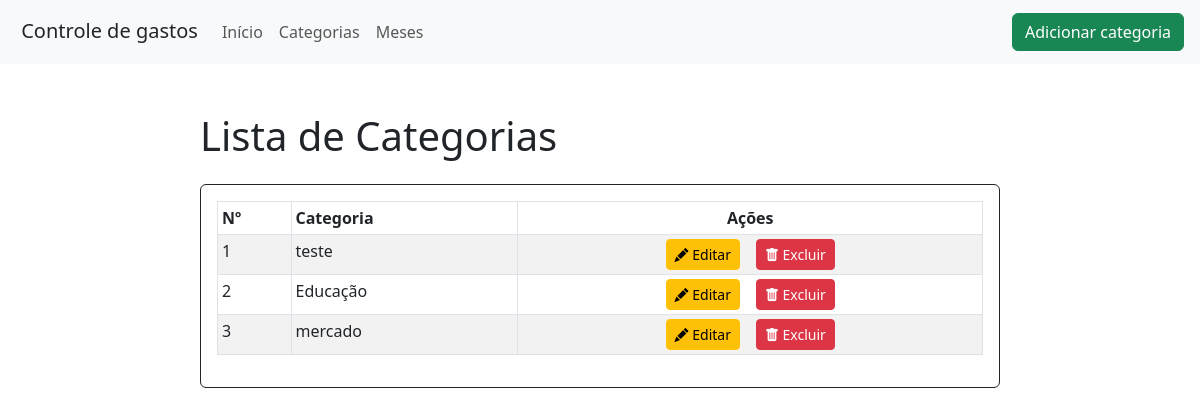
Screenshot of /categoria.php with the database file from the repository.
### tables this page shows
CREATE TABLE `lista_categoria` (
  `id_categoria` int(20) NOT NULL,
  `nome_categoria` varchar(150) NOT NULL,
  `gasto_categoria` decimal(10,2) NOT NULL,
  `numero_categoria` int(20) NOT NULL
);

### categoria.php (the view, shortened to what this page needs)
<?php
require_once('conexao.php');
$sql = "SELECT * FROM lista_categoria";
$categorias = mysqli_query($conn, $sql);
?>
<!DOCTYPE html>
<html lang="pt-BR">
<head>
    <link href="https://cdn.jsdelivr.net/npm/bootstrap@5.3.0/dist/css/bootstrap.min.css" rel="stylesheet">
    <link rel="stylesheet" href="https://cdn.jsdelivr.net/npm/bootstrap-icons@1.11.3/font/bootstrap-icons.min.css">
</head>
<body>
    <nav class="navbar navbar-expand-lg navbar-light bg-light" id="nav">
        <div class="container-fluid p-3 pb-1 pt-1 align-bottom justify-content-between">
            <a href="#nav" class="navbar-brand text-dark mb-0 h1">
                <span id="logo-title">Controle de gastos</span>
            </a>
            <div class="collapse navbar-collapse" id="navbar-collapse">
                <ul class="navbar-nav mr-auto">
                    <li class="nav-item active">
                        <a class="nav-link" href="index.php">Início</a>
                    </li>
                    <li class="nav-item">
                        <a class="nav-link" href="categoria.php">Categorias</a>
                    </li>
                    <li class="nav-item">
                        <a class="nav-link" href="meses.php">Meses</a>
                    </li>
                </ul>
            </div>
            <a href="categoria_create.php" class="btn btn-success">Adicionar categoria</a>
    </nav>
    <div class="container mt-5">
        <div class="d-flex justify-content-between align-items-center mb-4" style="max-width: 800px; margin: 0 auto;">
            <h1 class="mb-0">Lista de Categorias</h1>
        </div>
        <div class="card mb-4 border border-dark" style="max-width: 800px; margin: 0 auto;">
            <div class="card-body">
                <table class="table table-bordered table-striped table-sm">
                    <thead>
                        <tr>
                            <th>Nº</th>
                            <th>Categoria</th>
                            <th class="text-center">Ações</th>
                        </tr>
                    </thead>
                    <tbody>
                       <?php $contador = 1;?>
                        <?php foreach ($categorias as $categoria): ?>
                            <tr>
                                <td><?php echo $contador++; ?></td>
                                <td><?php echo $categoria['nome_categoria']; ?></td>
                                <td class="text-center">
                                    <div class="d-flex justify-content-center align-items-center gap-3">
                                        <a href="edit_categoria.php?id_categoria=<?= $categoria['id_categoria'] ?>" class="btn btn-warning btn-sm">
                                            <i class="bi bi-pencil-fill"></i> Editar
                                        </a>
                                        <form action="acoes_categoria.php" method="POST" class="d-inline">
                                            <button onclick="return confirm('Excluir categoria?')" name="delete_categoria" type="submit" value="<?= $categoria['id_categoria']; ?>" class="btn btn-danger btn-sm">
                                                <i class="bi bi-trash-fill"></i> Excluir
                                            </button>
                                        </form>
                                    </div>
                                </td>
                            </tr>
                        <?php endforeach; ?>
                    </tbody>
                </table>
            </div>
        </div>
    </div>
</body>
</html>

### rows the page displays
lista_categoria: nome_categoria "teste"
lista_categoria: nome_categoria "Educação"
lista_categoria: nome_categoria "mercado", $categoria['id_categoria'] 4 (drawn)
